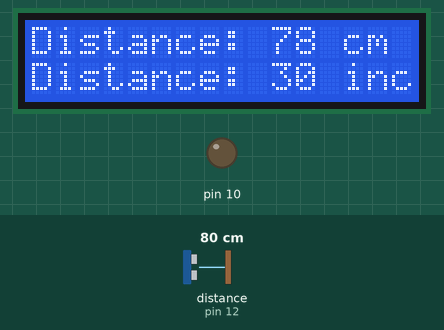
This sketch was run on a simulated Arduino Uno, built with avr-gcc and run on an emulated ATmega328P. On the bench: 16×2 character LCD, output pins drawn as LEDs (lit = HIGH). Wiring (inferred from the names in the program): ultrasonic range finder: trigger pin 11; echo pin 12. The test bench sets the inputs (shaded band); at power-on: distance to the obstacle (sensor on pin 12) 80 cm. The echo pulse lasts 58.3 µs per cm; pins used as bus, display or sensor lines are not drawn.

Above: at 1.2 s.
1.3 s: distance to the obstacle (sensor on pin 12) set to 2 cm
At 2.3 s:
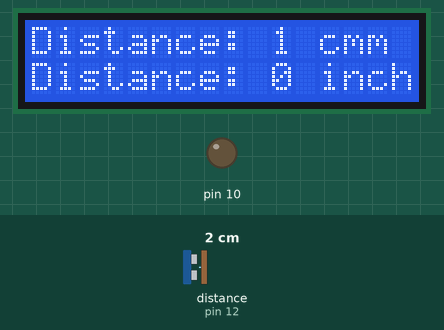
2.8 s: distance to the obstacle (sensor on pin 12) set to 18 cm
At 3.4 s:
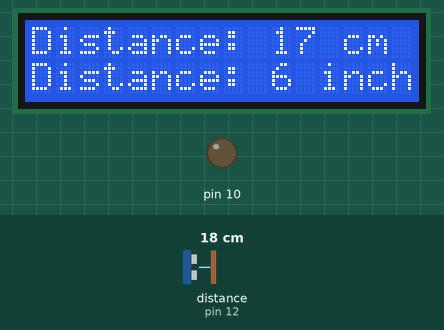
4.3 s: distance to the obstacle (sensor on pin 12) set to 4 cm
At 5.0 s:
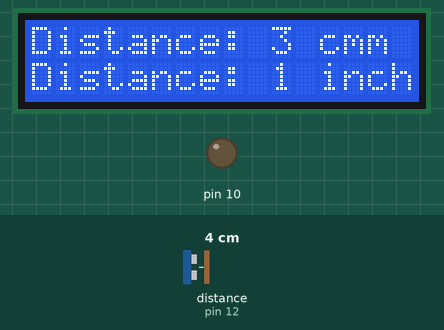
Timing chart, 0 to 7.3 s (numbered marks = the images above; inputs shaded):
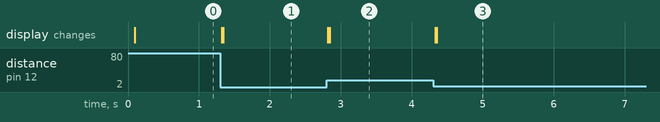

Measured:
- after the input at 1.3 s, the display: first changes at once (image 1 shows a later state)
- after the input at 2.8 s, the display: first changes at once (image 2 shows a later state)
- after the input at 4.3 s, the display: first changes at once (image 3 shows a later state)

The sketch:

Distance_Measuring_using_Ultra_sonic.ino
```cpp
#include <LiquidCrystal.h>
LiquidCrystal lcd(1,2,4,5,6,7);
const int trigPin = 11;
const int echoPin = 12;
long duration;
int distanceCm, distanceInch;
void setup() {
  lcd.begin(16, 2);
  pinMode(trigPin, OUTPUT);
  pinMode(echoPin, INPUT);
  pinMode(10,OUTPUT);

}
void loop() {
  digitalWrite(trigPin, LOW);
  delayMicroseconds(2);
  digitalWrite(trigPin, HIGH);
  delayMicroseconds(10);
  digitalWrite(trigPin, LOW);
  duration = pulseIn(echoPin, HIGH);
  distanceCm = duration * 0.034 / 2;
  distanceInch = duration * 0.0133 / 2;
  lcd.setCursor(0, 0);
  lcd.print("Distance: ");
  lcd.print(distanceCm);
  lcd.print(" cm");
  delay(10);
  lcd.setCursor(0, 1);
  lcd.print("Distance: ");


  lcd.print(distanceInch);


  lcd.print(" inch");
  delay(10);

if(distanceInch==8){

  digitalWrite(10,HIGH);
  }
  else{
    digitalWrite(10,LOW);
  }

}
```
